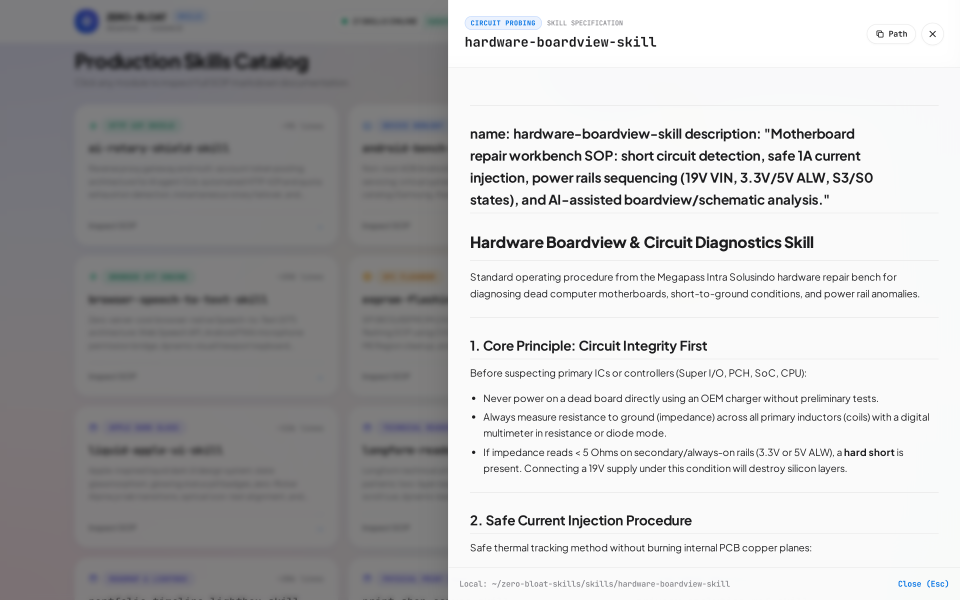
#> input picture assets/drawer.png, 2880 x 1800 px (shown at 1/3 size)
$ python generate_favicon.py -i ../../../assets/drawer.png
#> lines starting #> are read from the running program, lines starting #| are printed output that depends on the picture
#!/usr/bin/env python3
"""
=============================================================================
ZERO-BLOAT ICON & FAVICON ENGINE (Cupertino Glass & Pastree-Grade Slicing)
Megapass Intra Solusindo • Sidoarjo, Indonesia
Fail-safe circuit mindset, zero Node.js bloat, C-native SVG rendering.
Reference projects: skill.megapass.web.id & pastree.megapass.web.id
=============================================================================
"""

import argparse
import html
import json
import os
import re
import shutil
import subprocess
import sys
from pathlib import Path
from PIL import Image, ImageOps

# ---------------------------------------------------------------------------
# Input Sanitization & Palette Standards
# ---------------------------------------------------------------------------

HEX_COLOR_PATTERN = re.compile(r"^#([0-9a-fA-F]{3}|[0-9a-fA-F]{6}|[0-9a-fA-F]{8})$")

THEMES = {
    "skill": {"bg1": "#2563EB", "bg2": "#6366F1", "fg": "#FFFFFF"},
    "indigo": {"bg1": "#2563EB", "bg2": "#6366F1", "fg": "#FFFFFF"},
    "pastree": {"bg1": "#0E7C61", "bg2": "#059669", "fg": "#FFFFFF"},
    "slate": {"bg1": "#0B1220", "bg2": "#1E293B", "fg": "#22D3EE"},
    "obsidian": {"bg1": "#111827", "bg2": "#1F2937", "fg": "#F59E0B"},
    "kas": {"bg1": "#0AA477", "bg2": "#10B981", "fg": "#FFFFFF"},
    "crimson": {"bg1": "#991B1B", "bg2": "#DC2626", "fg": "#FFFFFF"},
    "violet": {"bg1": "#5B21B6", "bg2": "#7C3AED", "fg": "#FFFFFF"},
}

PRESET_DEFAULT_THEMES = {
    "bolt": "skill",
    "tree": "pastree",
    "circuit": "slate",
    "terminal": "slate",
    "kas": "kas",
    "shield": "skill",
    "monogram": "skill",
    "camera": "slate",
    "wifi": "skill",
    "tools": "slate",
}

def sanitize_hex_color(color_str: str, default: str = "#0E7C61") -> str:
    """
    Validates hex color string (supports with or without leading '#').
    Falls back to safe default if invalid.
    Prevents XML/SVG attribute injection.
    """
    if color_str:
        c = color_str.strip()
        if not c.startswith("#"):
            c = f"#{c}"
        if HEX_COLOR_PATTERN.match(c):
            return c
    return default


# ponytail: SVG element whitelist - only visual elements allowed, no scripting
_SVG_ALLOWED_TAGS = frozenset({
    "path", "rect", "circle", "ellipse", "line", "polyline", "polygon",
    "g", "text", "tspan", "use", "defs", "clipPath", "mask",
    "linearGradient", "radialGradient", "stop", "filter",
    "feGaussianBlur", "feOffset", "feBlend", "feMerge", "feMergeNode",
})
_SVG_DANGEROUS = re.compile(
    r"<\s*script|on\w+\s*=|javascript\s*:|data\s*:\s*text/html",
    re.IGNORECASE,
)


# [174 lines left out: functions sanitize_svg_glyph, load_glyph_from_file, build_svg_preset, not called in this run]


# ---------------------------------------------------------------------------
# Slicing Engine (C-native librsvg / Pillow ImageOps)
# ---------------------------------------------------------------------------

def render_asset_to_png(source_path: Path, output_png: Path, size: int) -> bool:
    """
    Renders SVG or raster image to PNG.
    Supports both vector (.svg) and raster (.png, .jpg, .webp) source assets.
    Pads rectangular images to square without stretching or distortion.
    """
#> called with size = 16
    ext = source_path.suffix.lower()

    # 1. Raster source handling via Pillow (LANCZOS padding & resampling)
    if ext in [".png", ".jpg", ".jpeg", ".webp"]:
        try:
            with Image.open(source_path) as img:
#> img is the input picture: PIL image 2880x1800 RGB; mean R, G, B 183.1, 182.8, 183.8
                img_rgba = img.convert("RGBA").copy()
                padded = ImageOps.pad(img_rgba, (size, size), method=Image.Resampling.LANCZOS, color=(0, 0, 0, 0))
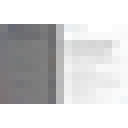
#> padded: PIL image 16x16 RGBA (shown 8 times larger); mean R, G, B, A 114.2, 114, 114.6, 159.4; transparent parts drawn white
                padded.save(output_png, format="PNG")
                return True
        except Exception:
            return False

    # 2. Vector SVG rendering via rsvg-convert (C-native librsvg)
    rsvg = shutil.which("rsvg-convert")
    if rsvg:
        cmd = [rsvg, "-w", str(size), "-h", str(size), str(source_path), "-o", str(output_png)]
        res = subprocess.run(cmd, capture_output=True, text=True)
        if res.returncode == 0:
            return True

    # 3. Vector fallback via cairosvg CLI
    cairosvg = shutil.which("cairosvg")
    if cairosvg:
        cmd = [cairosvg, "-w", str(size), "-h", str(size), str(source_path), "-o", str(output_png)]
        res = subprocess.run(cmd, capture_output=True, text=True)
        if res.returncode == 0:
            return True

    # 4. Vector fallback via cairosvg Python module
    try:
        import cairosvg as csvg_mod
        csvg_mod.svg2png(url=str(source_path), write_to=str(output_png), output_width=size, output_height=size)
        return True
    except Exception:
        pass

    # 5. Vector fallback via Inkscape CLI
    inkscape = shutil.which("inkscape")
    if inkscape:
        cmd = [inkscape, "-w", str(size), "-h", str(size), str(source_path), "-o", str(output_png)]
        res = subprocess.run(cmd, capture_output=True, text=True)
        if res.returncode == 0:
            return True

    # 6. Vector fallback via ImageMagick CLI (magick or convert)
    magick = shutil.which("magick") or shutil.which("convert")
    if magick:
        cmd = [magick, "-background", "none", "-resize", f"{size}x{size}", str(source_path), str(output_png)]
        res = subprocess.run(cmd, capture_output=True, text=True)
        if res.returncode == 0:
            return True

    return False


def generate_asset_bundle(
    source_asset: Path,
    out_dir: Path,
    app_name: str = "Megapass App",
    theme_color: str = "#2563EB",
    prefix: str = "/"
) -> dict:
    """
    Compiles complete production web favicon package matching reference standard:
    - favicon.svg (Vector master)
    - favicon.ico (multi-resolution 16, 32, 48, 64)
    - favicon-16x16.png
    - favicon-32x32.png
    - favicon-48x48.png (Google Search crawler recommended)
    - favicon-96x96.png (Desktop retina)
    - favicon-192x192.png (PWA standard)
    - apple-touch-icon.png (180x180 iOS standard)
    - android-chrome-192x192.png (Android home screen)
    - android-chrome-512x512.png (PWA splash screen)
    - site.webmanifest
    """
    out_dir.mkdir(parents=True, exist_ok=True)
    generated_files = []

    # If source is SVG, copy it as favicon.svg
    if source_asset.suffix.lower() == ".svg":
        target_svg = out_dir / "favicon.svg"
        if source_asset.resolve() != target_svg.resolve():
            shutil.copy2(source_asset, target_svg)
        generated_files.append("favicon.svg")

    sizes = {
        "favicon-16x16.png": 16,
        "favicon-32x32.png": 32,
        "favicon-48x48.png": 48,
        "favicon-96x96.png": 96,
        "apple-touch-icon.png": 180,
        "favicon-192x192.png": 192,
        "android-chrome-192x192.png": 192,
        "android-chrome-512x512.png": 512,
    }

    temp_pngs = {}
    for filename, dim in sizes.items():
        dest = out_dir / filename
        # Avoid duplicate render if same dimension already generated
        if dim in temp_pngs and temp_pngs[dim].exists():
            shutil.copy2(temp_pngs[dim], dest)
            generated_files.append(filename)
            continue

        success = render_asset_to_png(source_asset, dest, dim)
        if not success:
            raise RuntimeError(f"Gagal me-render aset ke PNG ukuran {dim}x{dim}. Pastikan rsvg-convert atau cairosvg terinstall.")
        temp_pngs[dim] = dest
        generated_files.append(filename)

    # Compile Multi-Resolution favicon.ico using Pillow
    ico_dest = out_dir / "favicon.ico"
    master_png = temp_pngs.get(512) or temp_pngs.get(192)
    with Image.open(master_png) as img_master:
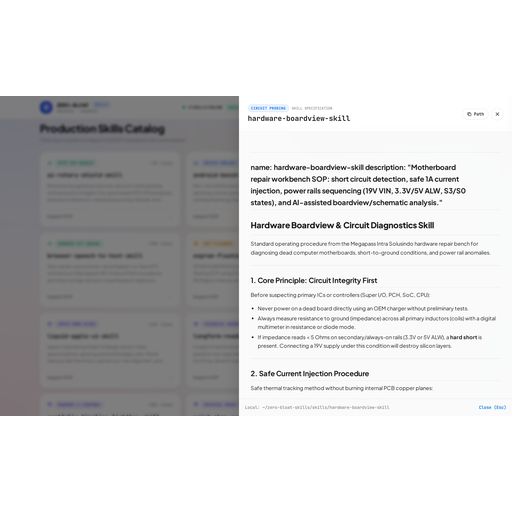
#> img_master: PIL image 512x512 RGBA; mean R, G, B, A 114.3, 114.1, 114.8, 159.4; transparent parts drawn white
        img_master.save(
            ico_dest,
            format="ICO",
            sizes=[(16, 16), (32, 32), (48, 48), (64, 64)]
        )
    generated_files.insert(1 if "favicon.svg" in generated_files else 0, "favicon.ico")

    # Clean URL prefix (preserves empty string for relative asset paths)
    if prefix:
        pfx = prefix if prefix.endswith("/") else f"{prefix}/"
    else:
        pfx = ""

    # Generate site.webmanifest (PWA Lighthouse Compliant)
    safe_theme = sanitize_hex_color(theme_color, "#2563EB")
    manifest = {
        "name": app_name,
        "short_name": app_name,
        "start_url": pfx if pfx else "/",
        "display": "standalone",
        "background_color": safe_theme,
        "theme_color": safe_theme,
        "icons": [
            {
                "src": f"{pfx}android-chrome-192x192.png",
                "sizes": "192x192",
                "type": "image/png",
                "purpose": "any"
            },
            {
                "src": f"{pfx}android-chrome-512x512.png",
                "sizes": "512x512",
                "type": "image/png",
                "purpose": "any maskable"
            }
        ]
    }
    manifest_dest = out_dir / "site.webmanifest"
    with open(manifest_dest, "w", encoding="utf-8") as f:
        json.dump(manifest, f, indent=2)
    generated_files.append("site.webmanifest")

    svg_tag = f'<link rel="icon" type="image/svg+xml" href="{pfx}favicon.svg">\n' if "favicon.svg" in generated_files else ""
    return {
        "out_dir": str(out_dir),
        "files": generated_files,
        "html_tags": f"""<!-- Favicon & Touch Assets Generated by zero-bloat-icon-favicon-skill -->
{svg_tag}<link rel="icon" type="image/x-icon" href="{pfx}favicon.ico">
<link rel="icon" type="image/png" sizes="48x48" href="{pfx}favicon-48x48.png">
<link rel="icon" type="image/png" sizes="32x32" href="{pfx}favicon-32x32.png">
<link rel="icon" type="image/png" sizes="16x16" href="{pfx}favicon-16x16.png">
<link rel="apple-touch-icon" sizes="180x180" href="{pfx}apple-touch-icon.png">
<link rel="manifest" href="{pfx}site.webmanifest">
<meta name="theme-color" content="{safe_theme}">"""
    }


# ---------------------------------------------------------------------------
# Self-Test Diagnostic Runner
# ---------------------------------------------------------------------------

# [87 lines left out: function run_self_test, not called in this run]


# ---------------------------------------------------------------------------
# CLI Entrypoint
# ---------------------------------------------------------------------------

def main():
    parser = argparse.ArgumentParser(description="Zero-Bloat Icon & Favicon Slicing Generator (Cupertino Glass & Pastree Standard)")
    parser.add_argument("--test", action="store_true", help="Jalankan self-test diagnostik end-to-end (paritas referensi, 10 preset, 4-layer ICO, PWA manifest)")
    parser.add_argument("--input", "-i", type=str, help="Path ke file SVG atau PNG kustom")
    parser.add_argument(
        "--type", "--preset", "-t",
        dest="type",
        choices=["bolt", "tree", "circuit", "terminal", "kas", "shield", "monogram", "camera", "wifi", "tools"],
        default="bolt",
        help="Preset visual geometris (default: bolt - Skill Megapass)"
    )
    parser.add_argument(
        "--style",
        choices=["auto", "glass", "flat"],
        default="auto",
        help="Gaya visual kanvas: glass (Cupertino Crystal Gradient), flat (Pastree Minimalist), auto (default: auto)"
    )
    parser.add_argument(
        "--theme",
        choices=["skill", "indigo", "pastree", "slate", "obsidian", "kas", "crimson", "violet"],
        default=None,
        help="Preset palet warna ruko (default: auto sesuai preset)"
    )
    parser.add_argument("--text", type=str, default="M", help="Huruf inisial jika memakai preset monogram (maks 2 huruf)")
    parser.add_argument("--bg", type=str, help="Warna latar belakang utama / gradient stop 1 (Hex, menimpa tema)")
    parser.add_argument("--bg2", type=str, help="Warna gradient stop 2 untuk style glass (Hex, menimpa tema)")
    parser.add_argument("--fg", type=str, help="Warna simbol foreground (Hex, menimpa tema)")
    parser.add_argument("--out", "-o", type=str, default="./public", help="Direktori output aset (default: ./public)")
    parser.add_argument("--name", type=str, default="Megapass Web", help="Nama aplikasi untuk site.webmanifest")
    parser.add_argument("--prefix", "-p", type=str, default="/", help="URL prefix untuk tag HTML dan manifest (default: '/')")
    parser.add_argument("--glyph", type=str, help="Raw SVG fragment kustom sebagai glyph (path/circle/g), menggantikan preset. Koordinat relatif terhadap viewBox 0 0 64 64.")
    parser.add_argument("--glyph-file", type=str, help="Path ke file SVG yang isinya diekstrak sebagai glyph kustom (strip wrapper <svg>)")

    args = parser.parse_args()

    if args.test:
        success = run_self_test()
        sys.exit(0 if success else 1)

    out_dir = Path(args.out).resolve()
    out_dir.mkdir(parents=True, exist_ok=True)

    active_theme = args.theme if args.theme else PRESET_DEFAULT_THEMES.get(args.type, "skill")
    theme_cfg = THEMES.get(active_theme, THEMES["skill"])
    bg1_color = args.bg if args.bg else theme_cfg["bg1"]
    bg2_color = args.bg2 if args.bg2 else (args.bg if args.bg else theme_cfg["bg2"])
    fg_color = args.fg if args.fg else theme_cfg["fg"]
    # Resolve custom glyph from --glyph or --glyph-file
    custom_glyph = None
    if hasattr(args, "glyph_file") and args.glyph_file:
        try:
            custom_glyph = load_glyph_from_file(args.glyph_file)
            print(f"[+] Glyph kustom dimuat dari file: {args.glyph_file} ({len(custom_glyph)} bytes)")
        except (FileNotFoundError, ValueError) as e:
            print(f"[-] ERROR: {e}", file=sys.stderr)
            sys.exit(1)
    elif hasattr(args, "glyph") and args.glyph:
        try:
            custom_glyph = sanitize_svg_glyph(args.glyph)
            print(f"[+] Glyph kustom inline: {len(custom_glyph)} bytes")
        except ValueError as e:
            print(f"[-] ERROR: {e}", file=sys.stderr)
            sys.exit(1)

    if args.input:
        src_asset = Path(args.input).resolve()
        if not src_asset.exists():
            print(f"[-] ERROR: File master '{src_asset}' tidak ditemukan!", file=sys.stderr)
            sys.exit(1)
    else:
        svg_content = build_svg_preset(
            preset_type=args.type,
            text=args.text,
            theme=active_theme,
            style=args.style,
            bg1_custom=bg1_color,
            bg2_custom=bg2_color,
            fg_custom=fg_color,
            glyph_raw=custom_glyph
        )
        src_asset = out_dir / "favicon.svg"
        with open(src_asset, "w", encoding="utf-8") as f:
            f.write(svg_content)
        print(f"[+] Master SVG berhasil diracik ({len(svg_content)} bytes): {src_asset}")

    print(f"[*] Menjalankan C-native slicing engine ke direktori: {out_dir} ...")
    try:
        bundle = generate_asset_bundle(
            source_asset=src_asset,
            out_dir=out_dir,
            app_name=args.name,
            theme_color=bg1_color,
            prefix=args.prefix
        )
    except Exception as err:
        print(f"[-] ERROR: {err}", file=sys.stderr)
        sys.exit(1)

    print(f"[+] SELESAI: Berhasil membuat {len(bundle['files'])} aset produksi:")
    for f in bundle['files']:
        print(f"    - {f}")

    print("\n" + "=" * 60)
    print("HTML HEAD TAGS (Copy & Paste ke file template HTML Anda):")
    print("=" * 60)
    print(bundle["html_tags"])
    print("=" * 60)


if __name__ == "__main__":
    main()
